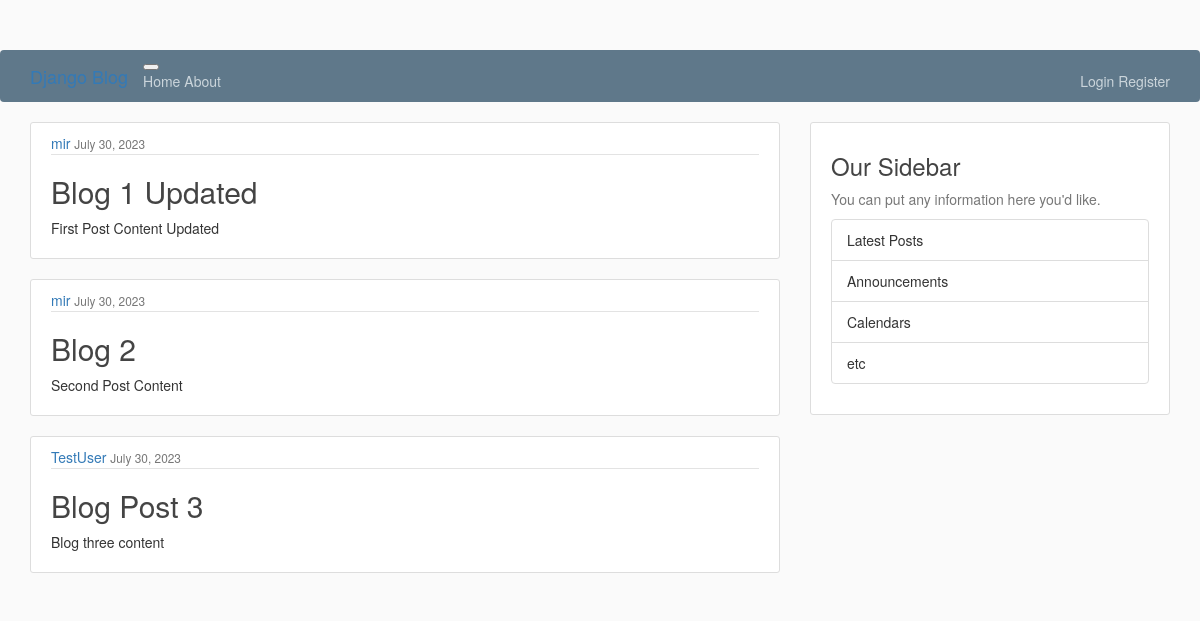
The page / on the database its author committed.
### blog/models.py (models this page shows, shortened)
class Post(models.Model):
    title = models.CharField(max_length=255)
    content = models.TextField()
    date_posted = models.DateTimeField(default=timezone.now)
    author=models.ForeignKey(User, on_delete=models.CASCADE)

### blog/views.py (the view)
# urls.py: path('', views.home, name='blog_home'),
def home(request):
    context = { 'posts' : Post.objects.all()}
    return render(request, 'blog/home.html', context)

### blog/templates/blog/home.html
{% extends 'blog/base.html' %}
{% block content %}
    {% for post in posts %}
    <article class="media content-section">
 <div class="media-body">
   <div class="article-metadata">
     <a class="mr-2" href="#">{{ post.author }}</a>
     <small class="text-muted">{{ post.date_posted|date:'F d, Y' }}</small>
   </div>
   <h2><a class="article-title" href="#">{{ post.title }}</a></h2>
   <p class="article-content">{{ post.content }}</p>
 </div>
</article>
    {% endfor %}
{% endblock content %}

### blog/templates/blog/base.html (shortened to what this page needs)
{% load static %}
<!DOCTYPE html>
<html lang="en" dir="ltr">
  <head>
    <link rel="stylesheet" href="https://cdn.jsdelivr.net/npm/bootstrap@3.4.1/dist/css/bootstrap.min.css">
    <link rel="stylesheet" href="{% static 'blog/main.css' %}">
  </head>
  <body>
    <header class="site-header">
  <nav class="navbar navbar-expand-md navbar-dark bg-steel fixed-top">
    <div class="container">
      <a class="navbar-brand mr-4" href="{% url 'blog_home' %}">Django Blog</a>
      <button class="navbar-toggler" type="button" data-toggle="collapse" data-target="#navbarToggle" aria-controls="navbarToggle" aria-expanded="false" aria-label="Toggle navigation">
      </button>
      <div class="collapse navbar-collapse" id="navbarToggle">
        <div class="navbar-nav mr-auto">
          <a class="nav-item nav-link" href="{% url 'blog_home' %}">Home</a>
          <a class="nav-item nav-link" href="{% url 'blog_about' %}">About</a>
        </div>
        <div class="navbar-nav navbar-right">
          {% if user.is_authenticated %}
          <a class="nav-item nav-link" href="{% url 'profile' %}">Profile</a>
          <a class="nav-item nav-link" href="{% url 'logout' %}">Logout</a>
          {% else %}
          <a class="nav-item nav-link" href="{% url 'login' %}">Login</a>
          <a class="nav-item nav-link" href="{% url 'register' %}">Register</a>
          {% endif %}
        </div>
      </div>
    </div>
  </nav>
</header>
<main role="main" class="container">
<div class="row">
<div class="col-md-8">
  {% block content %}
  {% endblock %}
</div>
<div class="col-md-4">
  <div class="content-section">
    <h3>Our Sidebar</h3>
    <p class='text-muted'>You can put any information here you'd like.
      <ul class="list-group">
        <li class="list-group-item list-group-item-light">Latest Posts</li>
        <li class="list-group-item list-group-item-light">Announcements</li>
        <li class="list-group-item list-group-item-light">Calendars</li>
        <li class="list-group-item list-group-item-light">etc</li>
      </ul>
    </p>
  </div>
</div>
</div>
</main>
  </body>
</html>

### blog/static/blog/main.css (style rules this page uses)
body { background: #fafafa; color: #333333; margin-top: 5rem; }
h1, h2, h3, h4, h5, h6 { color: #444444; }
ul { margin: 0; }
.bg-steel { background-color: #5f788a; }
.site-header .navbar-nav .nav-link { color: #cbd5db; }
.content-section { background: #ffffff; padding: 10px 20px; border: 1px solid #dddddd; border-radius: 3px; margin-bottom: 20px; }
.article-title { color: #444444; }
.article-content { white-space: pre-line; }
.article-metadata { padding-bottom: 1px; margin-bottom: 4px; border-bottom: 1px solid #e3e3e3 }

### rows shown on the page
Post: author "mir", date_posted "July 30, 2023", title "Blog 1 Updated", content "First Post Content Updated"
Post: author "mir", date_posted "July 30, 2023", title "Blog 2", content "Second Post Content"
Post: author "TestUser", date_posted "July 30, 2023", title "Blog Post 3", content "Blog three content"
